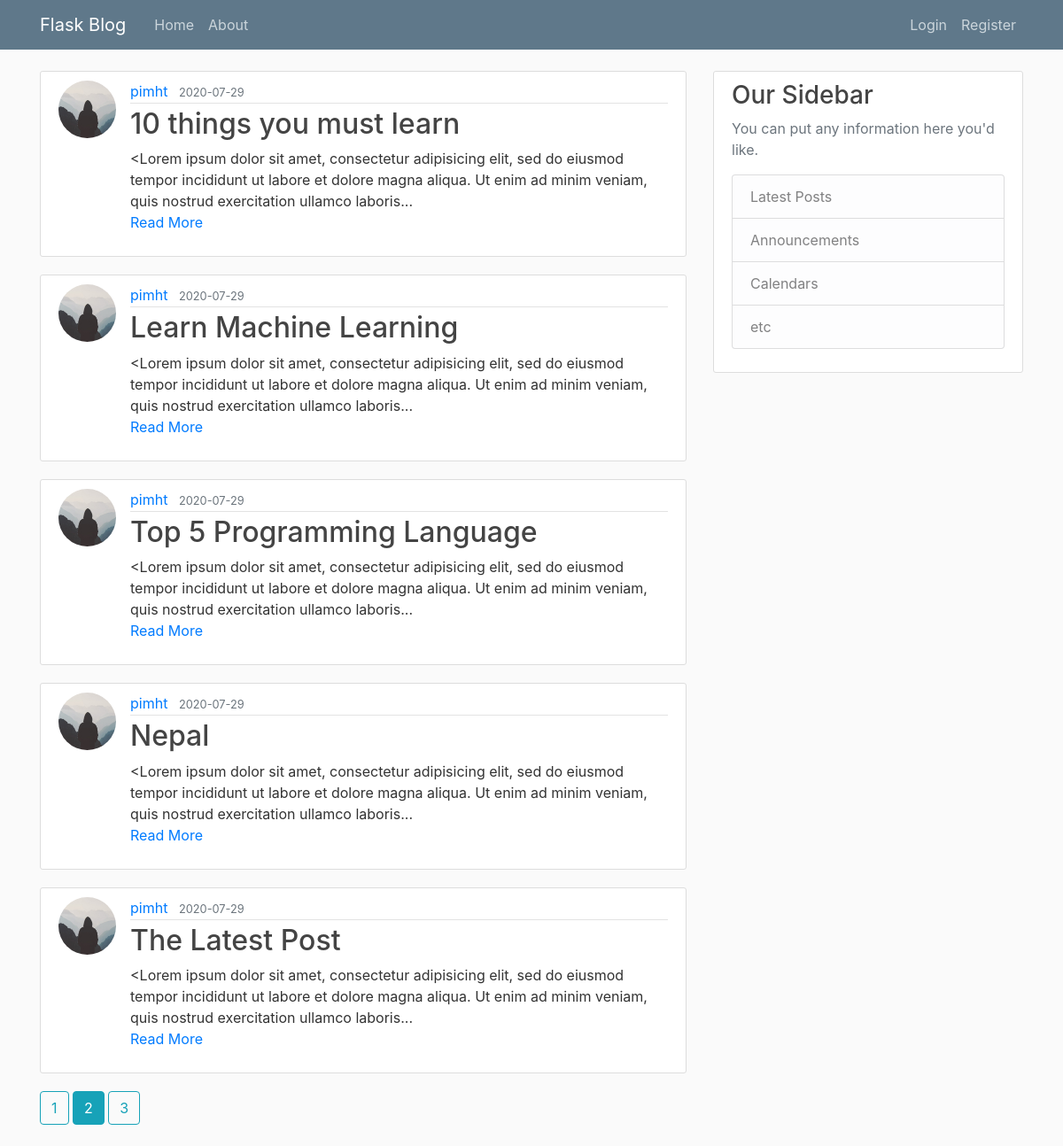
Screenshot of /?page=2 with the database file from the repository.
### flaskblog/models.py (models this page shows, shortened)
class Post(db.Model):
	id = db.Column(db.Integer, primary_key = True)
	title = db.Column(db.String(200), nullable = False)
	date_posted = db.Column(db.DateTime, nullable = False, default = datetime.utcnow)
	content = db.Column(db.Text, nullable = False)
	user_id = db.Column(db.Integer, db.ForeignKey('user.id'), nullable = False)

class User(db.Model, UserMixin):
	id = db.Column(db.Integer, primary_key = True)
	username = db.Column(db.String(20), unique = True, nullable = False)
	email = db.Column(db.String(120), unique = True, nullable = False)
	image_file = db.Column(db.String(20), nullable = False, default = 'default.jpg')
	password = db.Column(db.String(60), nullable = False)
	posts = db.relationship('Post', backref = 'author', lazy = True)

### flaskblog/main/routes.py (the view)
@main.route('/')
def home():
	page = request.args.get('page', 1, type = int)
	posts = Post.query.order_by(Post.date_posted.desc()).paginate(page = page, per_page=5)
	return render_template('home.html', posts = posts)

### flaskblog/templates/home.html
{% extends 'layout.html' %}
{% block content %}
	{% for post in posts.items %}
		<article class="media content-section">
			<img class="rounded-circle article-img" src="{{ url_for('static', filename = 'profile_pics/' + post.author.image_file) }}">
		  <div class="media-body">
		    <div class="article-metadata">
		      <a class="mr-2" href="{{ url_for('users.user_posts', username = post.author.username) }}">
		      {{ post.author.username }}</a>
		      <small class="text-muted">{{ post.date_posted.strftime('%Y-%m-%d') }}</small>
		    </div>
		    <h2><a class="article-title" href="{{ url_for('posts.post', post_id = post.id) }}">{{ post.title }}</a></h2>
		    <p class="article-content">{{ post.content | truncate(200) }}
		    	<a href="{{ url_for('posts.post', post_id = post.id) }}">Read More</a></p>
		  </div>
		</article>
	{% endfor %}
	{% for page_num in posts.iter_pages(left_edge = 1, right_edge = 1, left_current = 1, right_current = 2) %}
		{% if page_num %}
			{% if posts.page == page_num %}
				<a class = 'btn btn-info mb-4' href="{{ url_for('main.home', page = page_num) }}">{{ page_num }}</a>
			{% else %}
				<a class = 'btn btn-outline-info mb-4' href="{{ url_for('main.home', page = page_num) }}">{{ page_num }}</a>
			{% endif %}
		{% else%}
			...
		{% endif %}
	{% endfor %}
{% endblock %}

### flaskblog/static/main.css (style rules this page uses)
body { background: #fafafa; color: #333333; margin-top: 5rem; }
h1, h2, h3, h4, h5, h6 { color: #444444; }
.content-section { background: #ffffff; padding: 10px 20px; border: 1px solid #dddddd; border-radius: 3px; margin-bottom: 20px; }
.article-title { color: #444444; }
.article-content { white-space: pre-line; }
.article-img { height: 65px; width: 65px; margin-right: 16px; }
.article-metadata { padding-bottom: 1px; margin-bottom: 4px; border-bottom: 1px solid #e3e3e3 }

### rows the page displays
Post: image_file (placeholder picture), author.username "pimht", date_posted "2020-07-29", title "10 things you must learn", content "<Lorem ipsum dolor sit amet, consectetur adipisicing elit, sed do eiusmod tempor incididunt ut labore et dolore magna aliqua. Ut enim ad minim veniam, quis nostrud exercitation ullamco laboris..."
Post: image_file (placeholder picture), author.username "pimht", date_posted "2020-07-29", title "Learn Machine Learning", content "<Lorem ipsum dolor sit amet, consectetur adipisicing elit, sed do eiusmod tempor incididunt ut labore et dolore magna aliqua. Ut enim ad minim veniam, quis nostrud exercitation ullamco laboris..."
Post: image_file (placeholder picture), author.username "pimht", date_posted "2020-07-29", title "Top 5 Programming Language", content "<Lorem ipsum dolor sit amet, consectetur adipisicing elit, sed do eiusmod tempor incididunt ut labore et dolore magna aliqua. Ut enim ad minim veniam, quis nostrud exercitation ullamco laboris..."
Post: image_file (placeholder picture), author.username "pimht", date_posted "2020-07-29", title "Nepal", content "<Lorem ipsum dolor sit amet, consectetur adipisicing elit, sed do eiusmod tempor incididunt ut labore et dolore magna aliqua. Ut enim ad minim veniam, quis nostrud exercitation ullamco laboris..."
Post: image_file (placeholder picture), author.username "pimht", date_posted "2020-07-29", title "The Latest Post", content "<Lorem ipsum dolor sit amet, consectetur adipisicing elit, sed do eiusmod tempor incididunt ut labore et dolore magna aliqua. Ut enim ad minim veniam, quis nostrud exercitation ullamco laboris..."

### other values shown
{{ page_num }} "1" "3"
{{ page_num }} "2"
